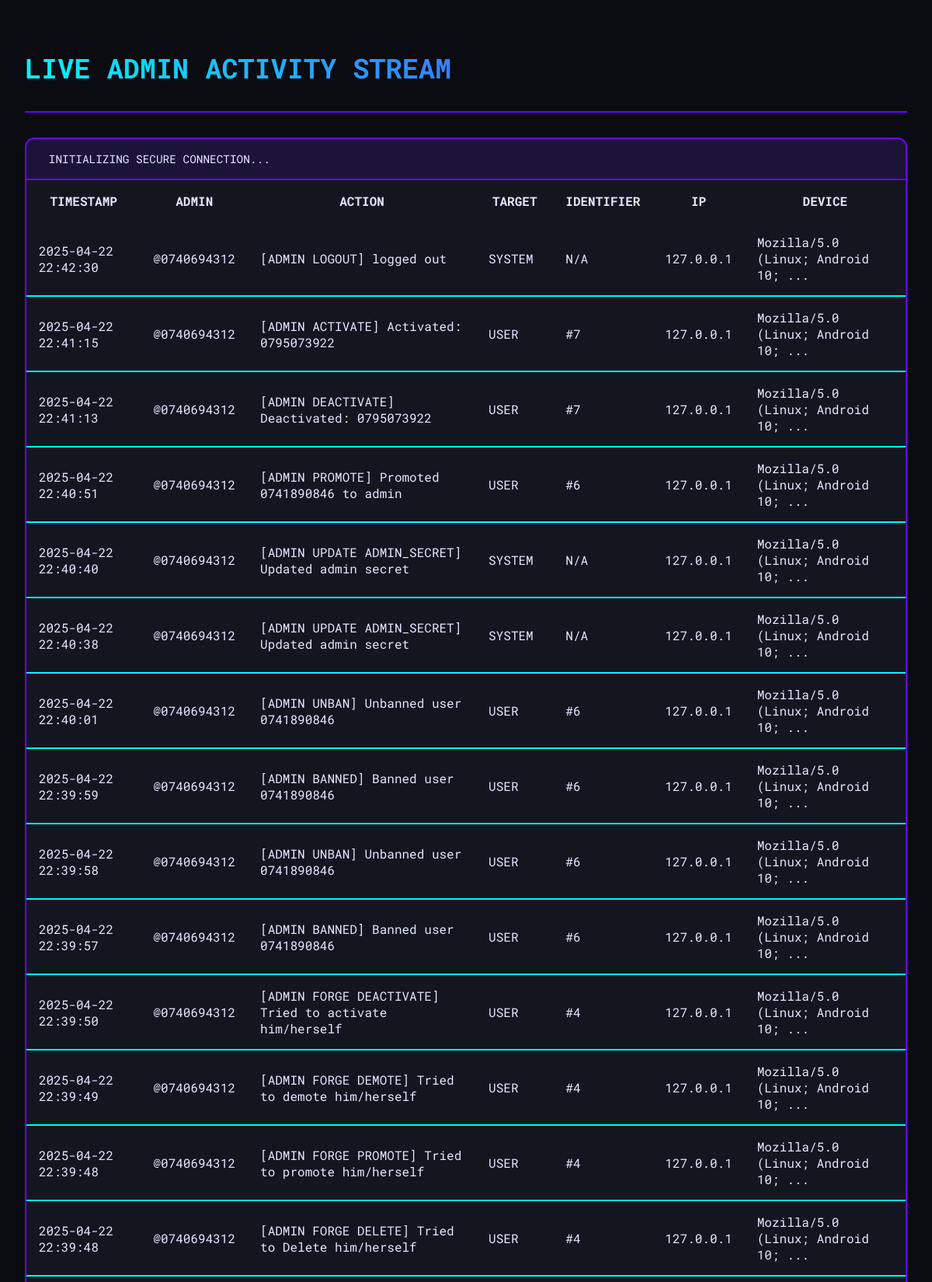
Screenshot of /admin/activities (signed in, upper part) with the database file from the repository.
### app.py (models this page shows)
class AdminActivity(db.Model):
    __tablename__ = 'admin_activity'
    id = db.Column(db.Integer, primary_key=True)
    admin_id = db.Column(db.Integer, db.ForeignKey('user.id'), nullable=True)
    action = db.Column(db.String(255), nullable=True)
    timestamp = db.Column(db.DateTime, default=nairobi_time,  nullable=True)
    target_type = db.Column(db.String(50),  nullable=True)
    target_id = db.Column(db.Integer,  nullable=True)
    ip_address = db.Column(db.String(45),  nullable=True)
    user_agent = db.Column(db.Text,  nullable=True)
    admin = db.relationship('User', backref=db.backref('admin_activities', lazy='dynamic'))
    __table_args__ = (
        Index('ix_activity_timestamp', 'timestamp'),
        Index('ix_activity_admin', 'admin_id'),
        Index('ix_activity_target', 'target_type', 'target_id'),
    )

class User(db.Model, UserMixin):
    id = db.Column(db.Integer, primary_key=True)
    mobile = db.Column(db.String(10), unique=True, nullable=False)
    email = db.Column(db.String(120), unique=True,  nullable=False)
    password = db.Column(db.String(255), nullable=False)
    role = db.Column(db.String(10), nullable=False, default='user')
    created_at = db.Column(db.DateTime, default=nairobi_time)
    profile_image = db.Column(db.String(255), default='/static/default-profile.png')
    location = db.Column(db.String(255), nullable=True)
    agreed = db.Column(db.Boolean, default=False)
    active = db.Column(db.Boolean, default=True)

### app.py (the view)
@app.route('/admin/activities')
@admin_required
def admin_activities():
    activities = AdminActivity.query.options(
        db.joinedload(AdminActivity.admin)
    ).order_by(AdminActivity.timestamp.desc()).limit(100).all()
    return render_template('activity_monitor.html', activities=activities)

### app.py (called while the page is built)
@app.before_request
def make_session_permanent():
    session.permanent = True

@app.before_request
def auto_logout_user():
    if current_user.is_authenticated:
        user = User.query.filter_by(id=current_user.id).first()
        if user and user.role != current_user.role:
            logout_user()
            flash("Role has changed. Please log in again.", "error")
            return redirect(url_for('login'))

def admin_required(f):
    @wraps(f)
    def decorated_function(*args, **kwargs):
        if not current_user.is_authenticated or current_user.role != 'admin':
            return abort(403)
        return f(*args, **kwargs)
    return decorated_function

@login_manager.user_loader
def load_user(user_id):
    return User.query.get(int(user_id))

@app.context_processor
def inject_csrf_token():
    from flask_wtf.csrf import generate_csrf
    return dict(csrf_token=generate_csrf)

### templates/activity_monitor.html (shortened to what this page needs)
<!DOCTYPE html>
<html lang="en">
<head>
    <link rel="stylesheet" href="https://cdn.jsdelivr.net/npm/@tabler/icons@latest/iconfont/tabler-icons.min.css">
</head>
<body>
    <div class="cyber-container">
        <header class="activity-header">
            <h1>
                LIVE ADMIN ACTIVITY STREAM
            </h1>
        </header>
        <div class="cyber-table">
            <div class="connection-status" id="connectionStatus">
                <span>INITIALIZING SECURE CONNECTION...</span>
            </div>
            <div class="scroll-container">
                <table>
                    <thead>
                        <tr>
                            <th>TIMESTAMP</th>
                            <th>ADMIN</th>
                            <th>ACTION</th>
                            <th>TARGET</th>
                            <th>IDENTIFIER</th>
                            <th>IP</th>
                            <th>DEVICE</th>
                        </tr>
                    </thead>
                    <tbody id="activityStream">
                        {% for activity in activities %}
                        <tr>
                            <td data-label="TIMESTAMP">{{ activity.timestamp.strftime('%Y-%m-%d %H:%M:%S') }}</td>
                            <td data-label="ADMIN">@{{ activity.admin.mobile }}</td>
                            <td data-label="ACTION">{{ activity.action }}</td>
                            <td data-label="TARGET">
                                <span class="badge badge-{{ activity.target_type }}">{{ (activity.target_type or 'system')|upper }}</span>
                            </td>
                            <td data-label="IDENTIFIER">
                                {% if activity.target_id %} #{{ activity.target_id }} {% else %} <span class="na">N/A</span> {% endif %}
                            </td>
                            <td data-label="IP" class="ip-address">{{ activity.ip_address }}</td>
                            <td data-label="DEVICE" class="device-info" title="{{ activity.user_agent }}">{{ activity.user_agent|truncate(35, True) }}</td>
                        </tr>
                        {% endfor %}
                    </tbody>
                </table>
            </div>
        </div>
    </div>
</body>
</html>

### templates/activity_monitor.html (style rules this page uses)
:root { --cyber-cyan: #00f9f9; --cyber-purple: #6c00ff; --bg-dark: #0a0c12; --surface: #13161f; --error-red: #ff4d4d; }
* { margin: 0; padding: 0; box-sizing: border-box; font-family: 'Roboto Mono', monospace; }
body { background: var(--bg-dark); color: #e3e9ff; min-height: 100vh; }
.cyber-container { max-width: 1600px; margin: 2rem auto; padding: 0 2rem; }
.activity-header { padding: 2rem 0; border-bottom: 2px solid var(--cyber-purple); margin-bottom: 2rem; }
.activity-header h1 { font-weight: 700; font-size: 2.2rem; background: linear-gradient(45deg, var(--cyber-cyan), var(--cyber-purple)); -webkit-background-clip: text; -webkit-text-fill-color: transparent; }
.cyber-table { background: var(--surface); border-radius: 12px; border: 2px solid var(--cyber-purple); overflow: hidden; }
.connection-status { padding: 1rem; background: rgba(108, 0, 255, 0.1); border-bottom: 2px solid var(--cyber-purple); display: flex; align-items: center; gap: 0.8rem; font-size: 0.9rem; }
.scroll-container { overflow-x: auto; width: 100%; }
table { width: 100%; border-collapse: collapse; }
th, td { padding: 1rem; font-size: 1rem; }
td { border-bottom: 2px solid var(--cyber-cyan); }

### rows the page displays
AdminActivity: timestamp "2025-04-22 22:42:30", admin.mobile "0740694312", action "[ADMIN LOGOUT] logged out", target_type "SYSTEM", shows "N/A", ip_address "127.0.0.1", user_agent "Mozilla/5.0 (Linux; Android 10; ..."
AdminActivity: timestamp "2025-04-22 22:41:15", admin.mobile "0740694312", action "[ADMIN ACTIVATE] Activated: 0795073922", target_type "USER", target_id "7", ip_address "127.0.0.1", user_agent "Mozilla/5.0 (Linux; Android 10; ..."
AdminActivity: timestamp "2025-04-22 22:41:13", admin.mobile "0740694312", action "[ADMIN DEACTIVATE] Deactivated: 0795073922", target_type "USER", target_id "7", ip_address "127.0.0.1", user_agent "Mozilla/5.0 (Linux; Android 10; ..."
AdminActivity: timestamp "2025-04-22 22:40:51", admin.mobile "0740694312", action "[ADMIN PROMOTE] Promoted 0741890846 to admin", target_type "USER", target_id "6", ip_address "127.0.0.1", user_agent "Mozilla/5.0 (Linux; Android 10; ..."
AdminActivity: timestamp "2025-04-22 22:40:40", admin.mobile "0740694312", action "[ADMIN UPDATE ADMIN_SECRET] Updated admin secret", target_type "SYSTEM", shows "N/A", ip_address "127.0.0.1", user_agent "Mozilla/5.0 (Linux; Android 10; ..."
AdminActivity: timestamp "2025-04-22 22:40:38", admin.mobile "0740694312", action "[ADMIN UPDATE ADMIN_SECRET] Updated admin secret", target_type "SYSTEM", shows "N/A", ip_address "127.0.0.1", user_agent "Mozilla/5.0 (Linux; Android 10; ..."
AdminActivity: timestamp "2025-04-22 22:40:01", admin.mobile "0740694312", action "[ADMIN UNBAN] Unbanned user 0741890846", target_type "USER", target_id "6", ip_address "127.0.0.1", user_agent "Mozilla/5.0 (Linux; Android 10; ..."
AdminActivity: timestamp "2025-04-22 22:39:59", admin.mobile "0740694312", action "[ADMIN BANNED] Banned user 0741890846", target_type "USER", target_id "6", ip_address "127.0.0.1", user_agent "Mozilla/5.0 (Linux; Android 10; ..."
AdminActivity: timestamp "2025-04-22 22:39:58", admin.mobile "0740694312", action "[ADMIN UNBAN] Unbanned user 0741890846", target_type "USER", target_id "6", ip_address "127.0.0.1", user_agent "Mozilla/5.0 (Linux; Android 10; ..."
AdminActivity: timestamp "2025-04-22 22:39:57", admin.mobile "0740694312", action "[ADMIN BANNED] Banned user 0741890846", target_type "USER", target_id "6", ip_address "127.0.0.1", user_agent "Mozilla/5.0 (Linux; Android 10; ..."
AdminActivity: timestamp "2025-04-22 22:39:50", admin.mobile "0740694312", action "[ADMIN FORGE DEACTIVATE] Tried to activate him/herself", target_type "USER", target_id "4", ip_address "127.0.0.1", user_agent "Mozilla/5.0 (Linux; Android 10; ..."
AdminActivity: timestamp "2025-04-22 22:39:49", admin.mobile "0740694312", action "[ADMIN FORGE DEMOTE] Tried to demote him/herself", target_type "USER", target_id "4", ip_address "127.0.0.1", user_agent "Mozilla/5.0 (Linux; Android 10; ..."
AdminActivity: timestamp "2025-04-22 22:39:48", admin.mobile "0740694312", action "[ADMIN FORGE PROMOTE] Tried to promote him/herself", target_type "USER", target_id "4", ip_address "127.0.0.1", user_agent "Mozilla/5.0 (Linux; Android 10; ..."
AdminActivity: timestamp "2025-04-22 22:39:48", admin.mobile "0740694312", action "[ADMIN FORGE DELETE] Tried to Delete him/herself", target_type "USER", target_id "4", ip_address "127.0.0.1", user_agent "Mozilla/5.0 (Linux; Android 10; ..."
